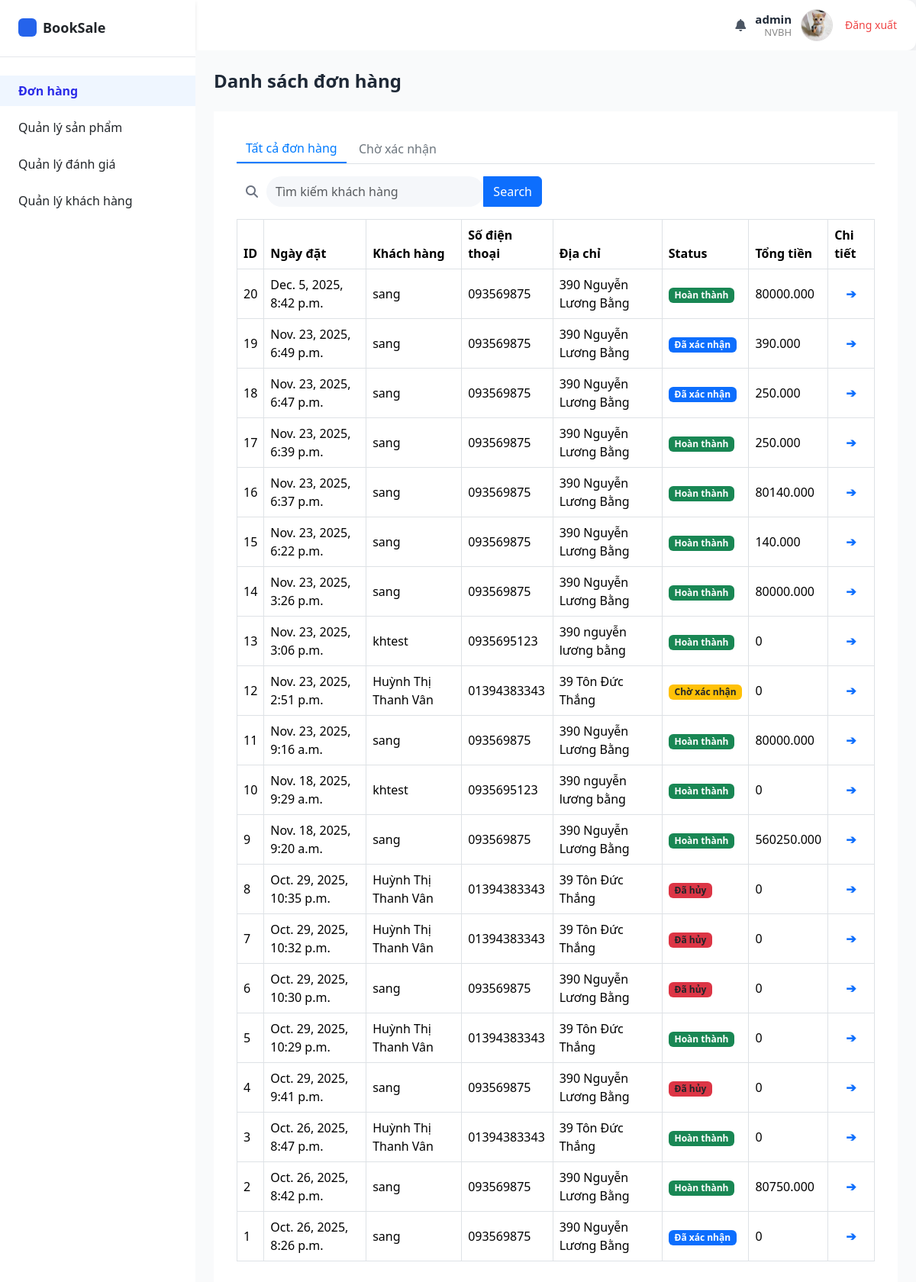
The app's page /emp/order_list/ (signed in) with its own data.
### booksale_app/models.py (models this page shows, shortened)
class Order(models.Model):
    STATUS_CHOICES = [
        ('confirmed', 'Đã xác nhận'),
        ('pending', 'Chờ xác nhận'),
        ('cancelled', 'Đã hủy'),
        ('completed', 'Hoàn thành')
    ]
    order_date = models.DateTimeField(auto_now_add=True)
    total_amount = models.DecimalField(
        max_digits=10,
        decimal_places=3,
        null=True,         # cho phép null
        blank=True,
    )
    status = models.CharField(
        max_length=20,
        choices=STATUS_CHOICES,
        default='pending'  # mặc định là "Chờ xác nhận"
    )
    cancel_reason = models.TextField(blank=True, null=True)
    shipping_date = models.DateField(verbose_name= "Ngày giao hàng", blank=True, null=True)
    note = models.TextField(blank=True, null=True)
    customer = models.ForeignKey(
        Customer,
        on_delete = models.PROTECT
    )
    payment_method = models.CharField(choices=PaymentMethod.choices, max_length=20)

class Customer(models.Model):
    user = models.OneToOneField(auth.get_user_model(), on_delete=models.CASCADE, null=True, blank=True)
    cust_name = models.CharField(
        max_length = 255,
        blank=False, null=False,
        help_text = "Tên khách hàng"
    )
    email = models.EmailField(
        max_length = 100,
        help_text = "Email"
    )
    phone = models.CharField(
        max_length = 15,
        blank=False, null=False,
        help_text = "Số điện thoại"
    )
    address = models.CharField(
        max_length = 255,
        blank=False, null=False,
        help_text = "Địa chi"
    )
    dob = models.DateField(
        verbose_name="Ngày sinh"
    )
    avatar = models.ImageField(upload_to='customers/', null=True, blank=True)
    create_at = models.DateTimeField(
        verbose_name = "Ngày tạo",
        auto_now_add=True
    )

### booksale_app/views/admin_view/order_view.py (the view)
# urls.py: path('emp/order_list/', views.order_list, name = 'emp/order_list'),
@login_required(login_url="/accounts/login/staff/")
@group_required('NVBH', login_url="/accounts/login/staff/") # Nếu user không thuộc NVBH → redirect về login staff.
def order_list(request):
    order_data = []
    if 'submit_input' in request.GET:  # kiểm tra có submit không
        form = OrderSearchForm(request.GET)
        if form.is_valid():
            search_value = form.cleaned_data['search']
            orders = Order.objects.select_related('customer').filter(
                Q(customer__cust_name__icontains=search_value) |
                Q(customer__phone__icontains=search_value)
            ).order_by('-order_date')
    else:
        form = OrderSearchForm()
        orders = Order.objects.select_related('customer').order_by('-order_date')
    for order in orders:
        order_items = Order_Item.objects.select_related('product').filter(order=order)
        prices = [item.product.sell_price * item.quantity for item in order_items]
        total_amount = sum_price_order(prices)
        order_data.append({
            'order': order,
            'total_amount': total_amount
        })
    context = {
        'order_data': order_data,
        'form': form,
    }
    return render(request, 'admin_temp/order/order_list.html', context)

### booksale_app/forms.py
class OrderSearchForm(forms.Form):
    search = forms.CharField(
        max_length=100,
        widget=forms.TextInput(attrs={
            "class": "form-control search-input",
            "placeholder": "Tìm kiếm khách hàng",
            "style": "border-radius: 30px; background-color: #f5f7fa; border: none; height: 40px;"
        })
    )

### booksale_app/context_processors.py (called while the page is built)
def categories_and_cart(request):
    context = {
        'categories': Category.objects.all()[:3],  # Lấy 3 categories đầu tiên cho menu
        'cart_count': 0
    }
    if request.user.is_authenticated:
        try:
            customer = Customer.objects.get(user=request.user)
            cart = Cart.objects.filter(customer=customer).first()
            if cart:
                cart_count = Cart_Item.objects.filter(cart=cart).aggregate(
                    total=Sum('quantity')
                )['total'] or 0
                context['cart_count'] = int(cart_count) if cart_count else 0
        except (Customer.DoesNotExist, AttributeError):
            context['cart_count'] = 0
    return context

def global_user_context(request):
    user = request.user
    is_kh = False
    role = None
    if user.is_authenticated:
        is_kh = user.groups.filter(name="KH").exists()
        if user.groups.filter(name="NVBH").exists():
            role = "NVBH"
        elif user.groups.filter(name="NVTK").exists():
            role = "NVTK"
    return {
        "is_kh": is_kh,
        "role": role,
    }

### booksale_app/utils.py (called while the page is built)
def sum_price_order(order_items_price):
    if not order_items_price:
        return 0
    return sum(order_items_price)

### booksale_app/views/authen_view.py (called while the page is built)
def group_required(group_name, login_url=None):
    if login_url is None:
        login_url = '/accounts/login/'
    def check_group(user):
        return user.groups.filter(name=group_name).exists()
    return user_passes_test(check_group, login_url=login_url)

### booksale_app/templates/admin_temp/order/order_list.html (shortened to what this page needs)
{% extends 'admin_temp/admin_base.html' %} {% load static %}
{% block content %}
<main class="flex-1 bg-gray-50 p-6">
    <div class="flex justify-between items-center mb-4">
        <h1 class="text-2xl font-semibold text-gray-800">Danh sách đơn hàng</h1>
    </div>
    <div class="table_content">
        <div class="tab-buttons mb-3">
            <a href="{%url 'emp/order_list'%}" class="btn active">Tất cả đơn hàng</a>
            <a href="{%url 'emp/order_list_waiting'%}" class="btn">Chờ xác nhận</a>
        </div>
        <form method="get" action="" class="d-flex align-items-center mb-3">
            <div class="input-group" style="width: 400px">
                <span
                    class="input-group-text bg-white border-0"
                    style="border-radius: 30px 0 0 30px; background-color: #f5f7fa"
                >
                    <i class="fa fa-search text-gray-500"></i>
                </span>
                {{ form.search }}
                <button class="btn btn-primary" type="submit" name="submit_input" value="Submit Input">Search</button>
            </div>
        </form>
        <table class="table table-bordered align-middle">
            <thead>
                <tr>
                    <th>ID</th>
                    <th>Ngày đặt</th>
                    <th>Khách hàng</th>
                    <th>Số điện thoại</th>
                    <th>Địa chỉ</th>
                    <th>Status</th>
                    <th>Tổng tiền</th>
                    <th>Chi tiết</th>
                </tr>
            </thead>
            <tbody>
                {% for order_data in order_data %}
                <tr>
                    <td>{{order_data.order.id}}</td>
                    <td>{{order_data.order.order_date}}</td>
                    <td>{{order_data.order.customer.cust_name}}</td>
                    <td>{{order_data.order.customer.phone}}</td>
                    <td>{{order_data.order.customer.address}}</td>
                    <td>
                        {% if order_data.order.status == 'confirmed' %}
                        <span class="badge bg-primary">Đã xác nhận</span>
                        {% elif order_data.order.status == 'pending'%}
                        <span class="badge bg-warning text-dark">Chờ xác nhận</span>
                        {% elif order_data.order.status == 'completed'%}
                        <span class="badge bg-success">Hoàn thành</span>
                        {% else %}
                        <span class="badge bg-danger text-dark">Đã hủy</span>
                        {% endif %}
                    </td>
                    <td>{{order_data.total_amount}}</td>
                    {% if order_data.order.status == 'confirmed' %}
                    <td class="text-center text-primary fw-bold">
                        <a href="/emp/order_details/{{order_data.order.id}}">&#10132;</a>
                    </td>
                    {% elif order_data.order.status == 'cancelled'%}
                    <td class="text-center text-primary fw-bold">
                        <a href="/emp/order_cancel/{{order_data.order.id}}">&#10132;</a>
                    </td>
                    {% elif order_data.order.status == 'completed'%}
                    <td class="text-center text-primary fw-bold">
                        <a href="/emp/order_completed/{{order_data.order.id}}">&#10132;</a>
                    </td>
                    {% else %}
                    <td class="text-center text-primary fw-bold">
                        <a href="/emp/order_confirm/{{order_data.order.id}}">&#10132;</a>
                    </td>
                    {% endif %}
                </tr>
                {% endfor %}
            </tbody>
        </table>
    </div>
</main>
{% endblock %}

### booksale_app/templates/admin_temp/admin_base.html (shortened to what this page needs)
{% load static %}
<!DOCTYPE html>
<html lang="en">
    <head>
        <script src="https://cdn.tailwindcss.com"></script>
        <link
            href="https://cdn.jsdelivr.net/npm/bootstrap@5.3.3/dist/css/bootstrap.min.css"
            rel="stylesheet"
        />
        <link
            href="https://cdnjs.cloudflare.com/ajax/libs/font-awesome/6.5.0/css/all.min.css"
            rel="stylesheet"
        />
    </head>
    <body class="bg-gray-100 font-sans">
        <div class="header">
            <div class="user-section">
                <div><i class="fa fa-bell text-gray-600"></i></div>
                {% if user.is_authenticated %}
                <div class="user-info text-right leading-tight">
                    <p class="name font-bold text-gray-800">{{ user.username }}</p>
                    <p class="role">{{user.groups.all.0.name}}</p>
                </div>
                {% if user.profile.avatar %}
                <img src="{{ user.profile.avatar.url }}" class="avatar" />
                {% else %}
                <img src="{% static 'images/image.jpg' %}" class="avatar" />
                {% endif %}
                <a href="{% url 'logout' %}" class="text-sm text-red-500 hover:underline ml-1"
                    >Đăng xuất</a
                >
                {% endif %}
            </div>
        </div>
        <div class="flex h-100">
            <aside class="w-64 bg-white h-screen shadow-md" style="margin-top: -68px">
                <div class="p-6 flex items-center space-x-2 border-b">
                    <div class="w-6 h-6 bg-blue-600 rounded"></div>
                    <span class="font-semibold text-lg">BookSale</span>
                </div>
                <nav class="mt-6">
                    <ul class="space-y-2">
                        <li>
                            <a
                                href="{% url 'emp/order_list'%}"
                                class="flex items-center px-6 py-2 hover:bg-gray-10 {% if request.resolver_match.url_name == 'emp/order_list' %} isActive {% endif %}"
                            >
                                <span>Đơn hàng</span>
                            </a>
                        </li>
                        <li>
                            <details>
                                <summary
                                    class="flex items-center px-6 py-2 hover:bg-gray-100 rounded"
                                >
                                    Quản lý sản phẩm
                                </summary>
                            </details>
                        </li>
                        <li>
                            <a
                                href="{% url 'review_list' %}"
                                class="flex items-center px-6 py-2 hover:bg-gray-100 {% if request.resolver_match.url_name == 'review_list' %} isActive {% endif %}"
                            >
                                <span>Quản lý đánh giá</span>
                            </a>
                        </li>
                        <li>
                            <a
                                href="{% url 'emp/customer_list' %}"
                                class="flex items-center px-6 py-2 hover:bg-gray-100 {% if request.resolver_match.url_name == 'emp/customer_list' %} isActive {% endif %}"
                            >
                                <span>Quản lý khách hàng</span>
                            </a>
                        </li>
                    </ul>
                </nav>
            </aside>
            {% block content %} {% endblock %}
        </div>
    </body>
</html>

### booksale_app/templates/admin_temp/order/order_list.html (style rules this page uses)
.tab-buttons { border-bottom: 1px solid #dee2e6; margin-bottom: 15px; }
.tab-buttons .btn { border: none; background: none; color: #6c757d; font-weight: 500; border-radius: 0; }
.tab-buttons .btn.active { border-bottom: 2px solid #007bff; color: #007bff; }
.table thead { background-color: #f1f3f5; font-weight: 600; }
.table td { vertical-align: middle; }
.table_content { background-color: #ffffff; padding: 30px; }
td.text-center { text-align: center !important; }

### booksale_app/templates/admin_temp/admin_base.html (style rules this page uses)
body { background-color: #f5f6fa; font-family: 'Segoe UI', sans-serif; margin: 0; }
summary::marker { content: ''; }
details > summary { display: flex; align-items: center; padding-left: 1.5rem; padding-top: 0.5rem; padding-bottom: 0.5rem; cursor: pointer; }
.header { background-color: #fff; border-radius: 12px; box-shadow: 0 2px 8px rgba(0, 0, 0, 0.05); display: flex; justify-content: space-between; align-items: center; padding: 12px 25px; }
.user-section { display: flex; align-items: center; gap: 12px; }
.user-info { text-align: right; }
.user-info .name { font-weight: 600; font-size: 15px; margin: 0; }
.user-info .role { color: #888; font-size: 13px; margin: 0; }
.avatar { width: 42px; height: 42px; border-radius: 50%; border: 1px solid #ddd; }
.isActive { font-weight: 600 !important; color: rgba(41, 41, 232, 0.991) !important; background-color: #eff6ff; }

### records on screen
Order: order.id "20", order.order_date "Dec. 5, 2025, 8:42 p.m.", order.customer.cust_name "sang", order.customer.phone "093569875", order.customer.address "390 Nguyễn Lương Bằng", status "Hoàn thành", total_amount "80000.000"
Order: order.id "19", order.order_date "Nov. 23, 2025, 6:49 p.m.", order.customer.cust_name "sang", order.customer.phone "093569875", order.customer.address "390 Nguyễn Lương Bằng", status "Đã xác nhận", total_amount "390.000"
Order: order.id "18", order.order_date "Nov. 23, 2025, 6:47 p.m.", order.customer.cust_name "sang", order.customer.phone "093569875", order.customer.address "390 Nguyễn Lương Bằng", status "Đã xác nhận", total_amount "250.000"
Order: order.id "17", order.order_date "Nov. 23, 2025, 6:39 p.m.", order.customer.cust_name "sang", order.customer.phone "093569875", order.customer.address "390 Nguyễn Lương Bằng", status "Hoàn thành", total_amount "250.000"
Order: order.id "16", order.order_date "Nov. 23, 2025, 6:37 p.m.", order.customer.cust_name "sang", order.customer.phone "093569875", order.customer.address "390 Nguyễn Lương Bằng", status "Hoàn thành", total_amount "80140.000"
Order: order.id "15", order.order_date "Nov. 23, 2025, 6:22 p.m.", order.customer.cust_name "sang", order.customer.phone "093569875", order.customer.address "390 Nguyễn Lương Bằng", status "Hoàn thành", total_amount "140.000"
Order: order.id "14", order.order_date "Nov. 23, 2025, 3:26 p.m.", order.customer.cust_name "sang", order.customer.phone "093569875", order.customer.address "390 Nguyễn Lương Bằng", status "Hoàn thành", total_amount "80000.000"
Order: order.id "13", order.order_date "Nov. 23, 2025, 3:06 p.m.", order.customer.cust_name "khtest", order.customer.phone "0935695123", order.customer.address "390 nguyễn lương bằng", status "Hoàn thành", total_amount "0"
Order: order.id "12", order.order_date "Nov. 23, 2025, 2:51 p.m.", order.customer.cust_name "Huỳnh Thị Thanh Vân", order.customer.phone "01394383343", order.customer.address "39 Tôn Đức Thắng", status "Chờ xác nhận", total_amount "0"
Order: order.id "11", order.order_date "Nov. 23, 2025, 9:16 a.m.", order.customer.cust_name "sang", order.customer.phone "093569875", order.customer.address "390 Nguyễn Lương Bằng", status "Hoàn thành", total_amount "80000.000"
Order: order.id "10", order.order_date "Nov. 18, 2025, 9:29 a.m.", order.customer.cust_name "khtest", order.customer.phone "0935695123", order.customer.address "390 nguyễn lương bằng", status "Hoàn thành", total_amount "0"
Order: order.id "9", order.order_date "Nov. 18, 2025, 9:20 a.m.", order.customer.cust_name "sang", order.customer.phone "093569875", order.customer.address "390 Nguyễn Lương Bằng", status "Hoàn thành", total_amount "560250.000"
Order: order.id "8", order.order_date "Oct. 29, 2025, 10:35 p.m.", order.customer.cust_name "Huỳnh Thị Thanh Vân", order.customer.phone "01394383343", order.customer.address "39 Tôn Đức Thắng", status "Đã hủy", total_amount "0"
Order: order.id "7", order.order_date "Oct. 29, 2025, 10:32 p.m.", order.customer.cust_name "Huỳnh Thị Thanh Vân", order.customer.phone "01394383343", order.customer.address "39 Tôn Đức Thắng", status "Đã hủy", total_amount "0"
Order: order.id "6", order.order_date "Oct. 29, 2025, 10:30 p.m.", order.customer.cust_name "sang", order.customer.phone "093569875", order.customer.address "390 Nguyễn Lương Bằng", status "Đã hủy", total_amount "0"
Order: order.id "5", order.order_date "Oct. 29, 2025, 10:29 p.m.", order.customer.cust_name "Huỳnh Thị Thanh Vân", order.customer.phone "01394383343", order.customer.address "39 Tôn Đức Thắng", status "Hoàn thành", total_amount "0"
Order: order.id "4", order.order_date "Oct. 29, 2025, 9:41 p.m.", order.customer.cust_name "sang", order.customer.phone "093569875", order.customer.address "390 Nguyễn Lương Bằng", status "Đã hủy", total_amount "0"
Order: order.id "3", order.order_date "Oct. 26, 2025, 8:47 p.m.", order.customer.cust_name "Huỳnh Thị Thanh Vân", order.customer.phone "01394383343", order.customer.address "39 Tôn Đức Thắng", status "Hoàn thành", total_amount "0"
Order: order.id "2", order.order_date "Oct. 26, 2025, 8:42 p.m.", order.customer.cust_name "sang", order.customer.phone "093569875", order.customer.address "390 Nguyễn Lương Bằng", status "Hoàn thành", total_amount "80750.000"
Order: order.id "1", order.order_date "Oct. 26, 2025, 8:26 p.m.", order.customer.cust_name "sang", order.customer.phone "093569875", order.customer.address "390 Nguyễn Lương Bằng", status "Đã xác nhận", total_amount "0"

### other values on screen
{{ user.username }} "admin"
{{ user.groups.all.0.name }} "NVBH"
